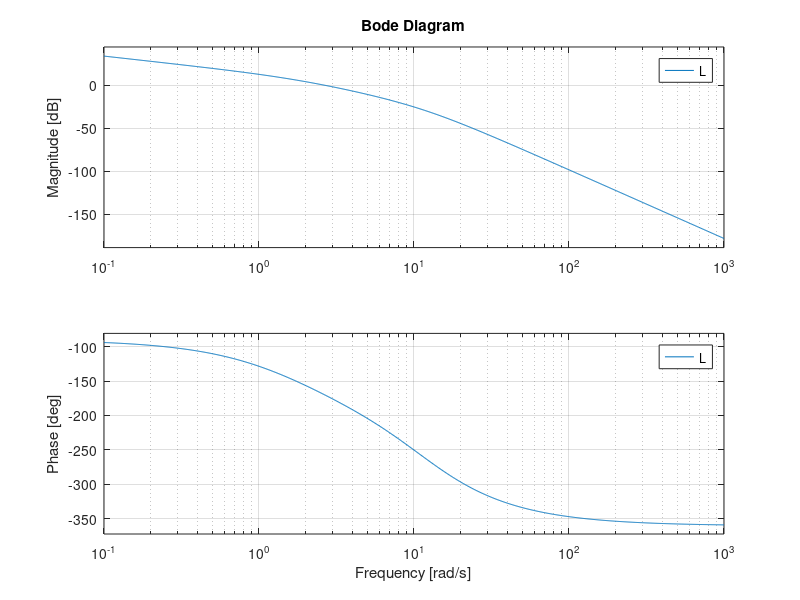
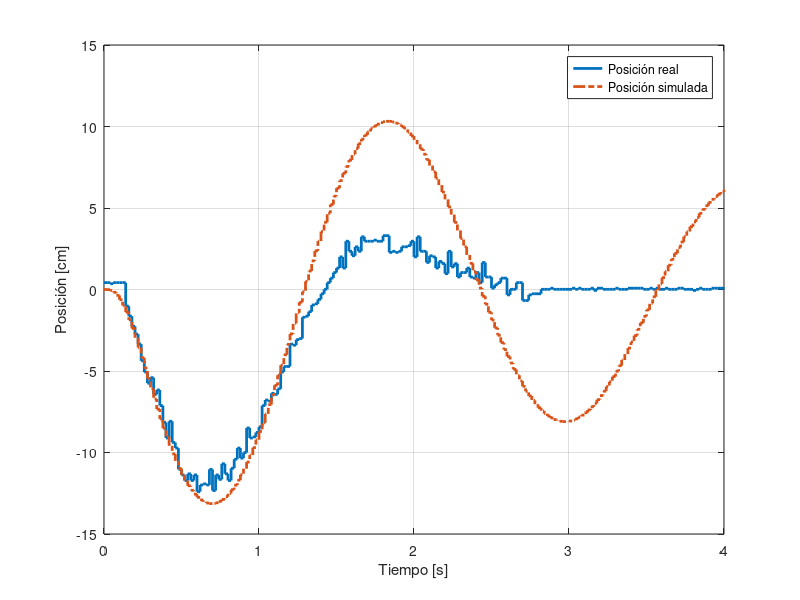
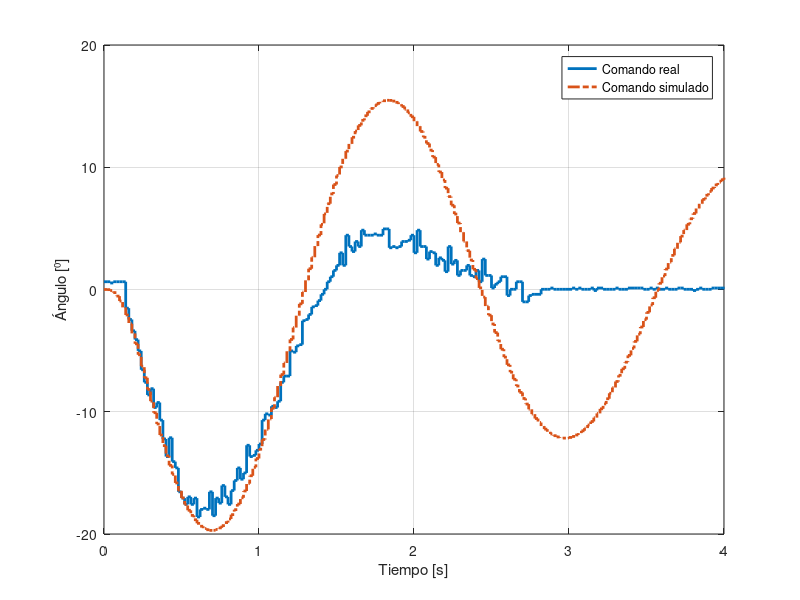
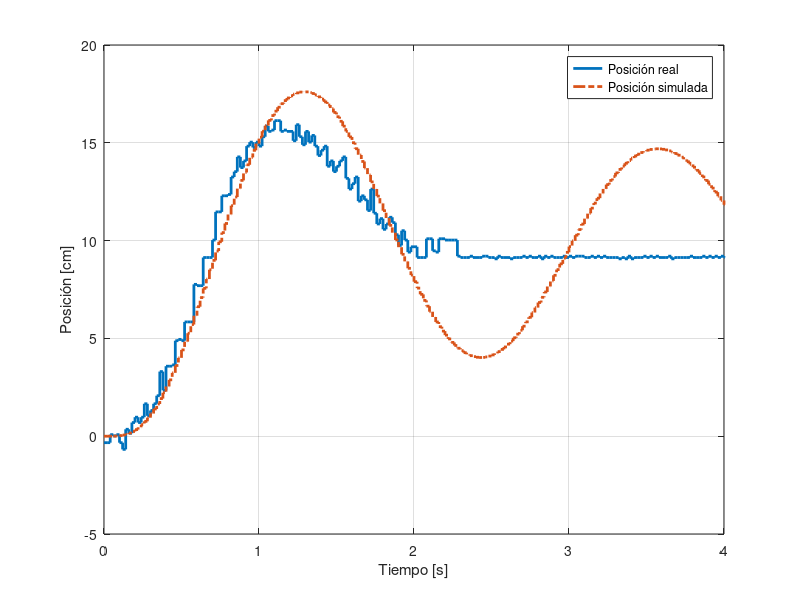

Write the MATLAB code that produced these figures, in order.
clear all; close all; clc;5

s=tf('s')

#P = -8.046 / s / (s + 1.75) / (s^2 + 21.4*s + 137.6)

Am = [0 1 0 0; -137.6 -21.4 0 0; 0 0 0 1; -0.15 0 0 -1.75];
Bm = [0 53.64 0 0]';
Cm = [0 0 1 0];
Dm = 0;

P = ss(Am, Bm, Cm, Dm);

C = -150;

L = P*C;

figure;
bode(L);

T = L/(1+L);

##data = dlmread('output20251018-202252.csv');
data = dlmread('output20251018-205622.csv');

start = 70;

e = data(start:end, 1);
u = data(start:end, 2);
y = data(start:end, 3);

%y = y - y(1)

##y0 = y(1);

n = numel(e);
t = (0:n-1)/50;

##y_sim = initial(T, [0 0 y0 0 0 0 y0 0], t);
y_sim = -0.055*impulse(T, t);

figure;
stairs(t,100*y, 'linewidth', 2); hold on;
stairs(t,100*y_sim, '-.', 'linewidth', 2);
grid;
xlim([0 4]);
xlabel('Tiempo [s]');
ylabel('Posición [cm]');
legend('Posición real', 'Posición simulada');

u_sim = -0.055*impulse(C/(1+L), t);

figure;
stairs(t,u, 'linewidth', 2); hold on
stairs(t,u_sim, '-.', 'linewidth', 2);
grid;
xlim([0 4]);
xlabel('Tiempo [s]');
ylabel('Ángulo [⁰]');
legend('Comando real', 'Comando simulado');

%% ========================


data = dlmread('output20251018-210646.csv');

start = 17;

e = data(start:end, 1);
u = data(start:end, 2);
y = data(start:end, 3);

%y = y - y(1)

n = numel(e);
t = (0:n-1)/50;

y_sim = 0.1*step(T, t);

figure;
stairs(t,100*y, 'linewidth', 2); hold on
stairs(t,100*y_sim, '-.', 'linewidth', 2);
grid;
xlim([0 4]);
xlabel('Tiempo [s]');
ylabel('Posición [cm]');
legend('Posición real', 'Posición simulada');
